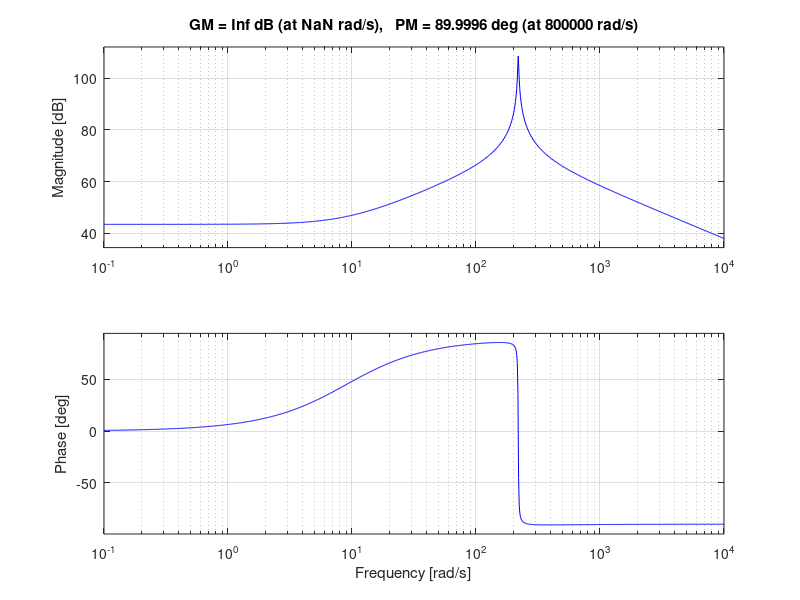
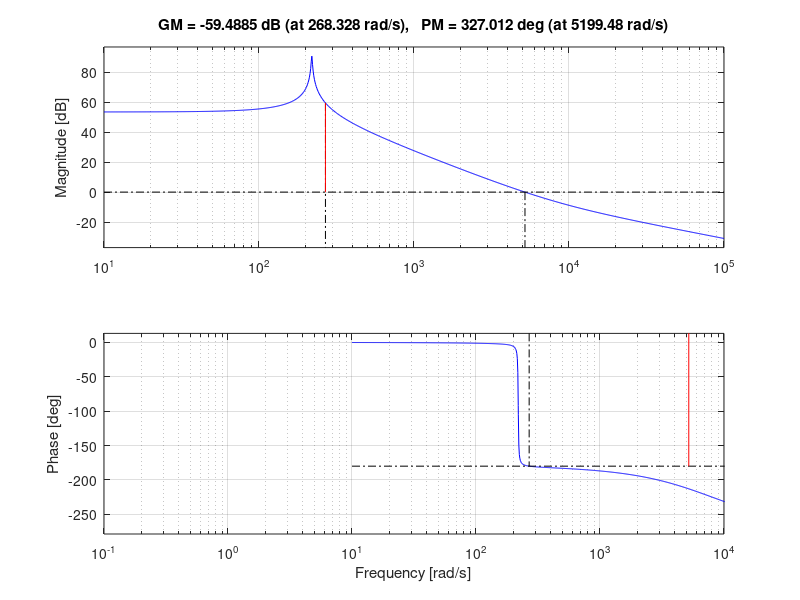
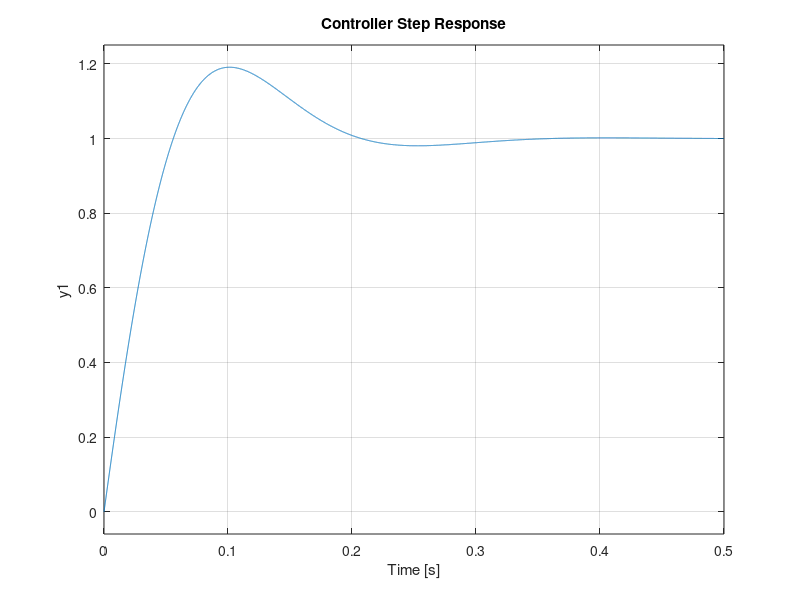

These charts were generated, in order, by the following MATLAB code:
clear; clc; close all;

Vac_rms = 240;
Vac_peak = Vac_rms * sqrt(2);
f_line = 60;
omega_line = 2*pi*f_line;
V_batt = 400;
I_L = 60*sqrt(2);
D = 1 - Vac_peak/V_batt;
D_prime = 1 - D;
P_avg = Vac_rms * 60;
I_batt = P_avg / V_batt;
R = V_batt / I_batt;
L = 500e-6;
C = 30e-3;
fs = 100e3;

% transfer function
s = tf('s');
den_coeff = [L*C, L/R, D_prime^2];
num_i_coeff = [V_batt*C, V_batt/R + D_prime*I_L];
num_v_coeff = [-L*I_L, D_prime*V_batt];

G_i_exact = tf(num_i_coeff, den_coeff);
G_v_exact = tf(num_v_coeff, den_coeff);

figure(1);
margin(G_i_exact);
xlim([10^(-1), 10^4]);
saveas(gcf, "./figures/G_i_plant_margins.png");

figure(2);
margin(G_v_exact);
xlim([10^(-1), 10^4]);
saveas(gcf, "./figures/G_v_plant_margins.png");


omega_n = D_prime / sqrt(L*C);
zeta = 1 / (2*R*C*omega_n);
fn = omega_n / (2*pi);
z_voltage_rhp = num_v_coeff(2)/(-num_v_coeff(1));


%inner current loop
fc_i = fs / 20;
omega_c_i = 2*pi*fc_i;
PM_i_target = 60;

[mag_i, phase_i] = bode(G_i_exact, omega_c_i);
mag_plant_i = mag_i;
phase_plant_i = phase_i;

phi_z_needed_i = -90 + PM_i_target - phase_plant_i;
omega_z_i = omega_c_i / tand(phi_z_needed_i);
Kp_i = omega_c_i / (mag_plant_i * sqrt(omega_c_i^2 + omega_z_i^2));
Ki_i = Kp_i * omega_z_i;

C_i = Kp_i + Ki_i/s;
L_i_ol = C_i * G_i_exact;
[Gm_i, Pm_i, ~, wc_i_actual] = margin(L_i_ol);
T_i_cl = feedback(L_i_ol, 1);

K_v = Vac_peak / (2 * V_batt * C);
omega_p_v = 2 / (R * C);
G_v_avg = tf(K_v, [1, omega_p_v]);

fc_v = 5;
omega_c_v = 2*pi*fc_v;
[mag_v, phase_v] = bode(G_v_avg, omega_c_v);
mag_plant_v = mag_v;
phase_plant_v = phase_v;

PM_v_target = 60;
phi_z_needed_v = -90 + PM_v_target - phase_plant_v;
omega_z_v = omega_c_v / tand(phi_z_needed_v);
Kp_v = omega_c_v / (mag_plant_v * sqrt(omega_c_v^2 + omega_z_v^2));
Ki_v = Kp_v * omega_z_v;

C_v = Kp_v + Ki_v/s;
L_v_ol = C_v * G_v_avg;
[Gm_v, Pm_v, ~, wc_v_actual] = margin(L_v_ol);
T_v_cl = feedback(L_v_ol, 1);

% gain values of PID
fprintf('Inner loop PID:')
fprintf('Kp_i = %.8f, Ki_i = %.8f\n', Kp_i, Ki_i);
fprintf('Outer loop PID')
fprintf('Kp_v = %.8f, Ki_v = %.8f\n', Kp_v, Ki_v);

fprintf('Inner loop PID:')
fprintf('Kp_i = %.8f, Ki_i = %.8f\n', Kp_i, Ki_i);
fprintf('Outer loop PID')
fprintf('Kp_v = %.8f, Ki_v = %.8f\n', Kp_v, Ki_v);

L_v_nested = C_v * G_v_avg * T_i_cl;
[~, Pm_nested] = margin(L_v_nested);
fprintf('\nNested PM: %.2f degrees\n', Pm_nested);

figure(3);
step(feedback(L_v_nested, 1), 0.5);
title('Controller Step Response');
xlim([0, 0.5]);
grid on;
saveas(gcf, "./figures/Step_resp.png");

% Nested Verification
L_v_nested = C_v * G_v_avg * T_i_cl;
[~, Pm_nested] = margin(L_v_nested);
fprintf('\nNested PM: %.2f degrees\n', Pm_nested);
